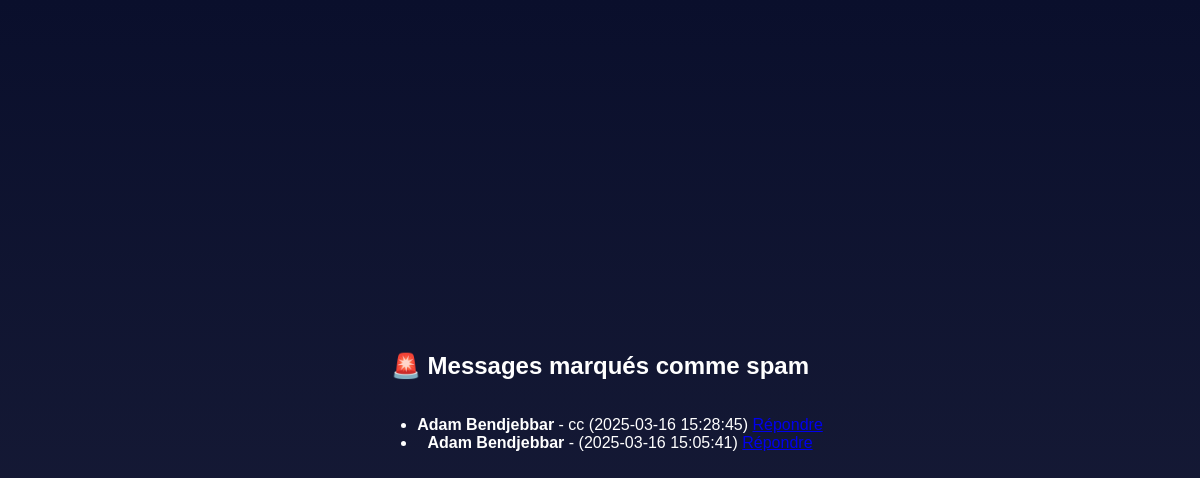
/pages/spam.php (signed in), run on the app's committed database.
### tables this page shows
CREATE TABLE `spam` (
  `id` int NOT NULL,
  `expediteur_id` int NOT NULL,
  `contact_id` int NOT NULL,
  `message` text NOT NULL,
  `objet` varchar(255) DEFAULT NULL,
  `audio` text,
  `date_envoi` datetime DEFAULT CURRENT_TIMESTAMP
);

CREATE TABLE `Utilisateurs` (
  `id` int NOT NULL,
  `nom` varchar(100) NOT NULL,
  `prenom` varchar(100) NOT NULL,
  `email` varchar(100) NOT NULL,
  `mot_de_passe` varchar(255) NOT NULL,
  `date_naissance` date DEFAULT NULL,
  `genre` enum('Homme','Femme','Non précisé') DEFAULT NULL,
  `date_creation` timestamp NULL DEFAULT CURRENT_TIMESTAMP
);

### pages/spam.php (the view, shortened to what this page needs)
<?php
include __DIR__ . '/../config/database.php';
$user_id = $_SESSION['user_id'];
try {
    $sql = "
        SELECT s.message, u.nom AS expediteur_nom, u.prenom AS expediteur_prenom, s.date_envoi, s.id AS spam_id
        FROM spam s
        JOIN utilisateurs u ON s.expediteur_id = u.id
        WHERE s.contact_id = ?
        ORDER BY s.date_envoi DESC
    ";
    $stmt = $pdo->prepare($sql);
    $stmt->execute([$user_id]);
    $messages = $stmt->fetchAll();
} catch (PDOException $e) {
    echo "Erreur de requête SQL : " . $e->getMessage();
    exit;
}
?>
<!DOCTYPE html>
<html lang="fr">
<head>
    <link rel="stylesheet" href="style.css">
</head>
<body>
    <h2>🚨 Messages marqués comme spam</h2>
    <?php if (!$messages): ?>
        <p>❌ Aucun spam.</p>
    <?php else: ?>
        <ul>
            <?php foreach ($messages as $msg): ?>
                <li>
                    <strong><?= htmlspecialchars($msg['expediteur_prenom']) . ' ' . htmlspecialchars($msg['expediteur_nom']) ?></strong> -
                    <?= htmlspecialchars($msg['message']) ?> (<?= $msg['date_envoi'] ?>)
                    <a href="repondre.php?spam_id=<?= $msg['spam_id'] ?>" class="btn-repondre">Répondre</a>
                </li>
            <?php endforeach; ?>
        </ul>
    <?php endif; ?>
</body>
</html>

### css/style.css (style rules this page uses)
body { font-family: 'Poppins', sans-serif; background: linear-gradient(to bottom, #0a0f2c, #1b1f3a); color: white; margin: 0; padding: 0; display: flex; flex-direction: column; align-items: center; justify-content: center; height: 100vh; text-align: center; }
h2, h3 { color: #fff; }

### data on the page
spam: expediteur.prenom "Adam", expediteur.nom "Bendjebbar", message "cc", date_envoi "2025-03-16 15:28:45"
spam: expediteur.prenom "Adam", expediteur.nom "Bendjebbar", date_envoi "2025-03-16 15:05:41"
